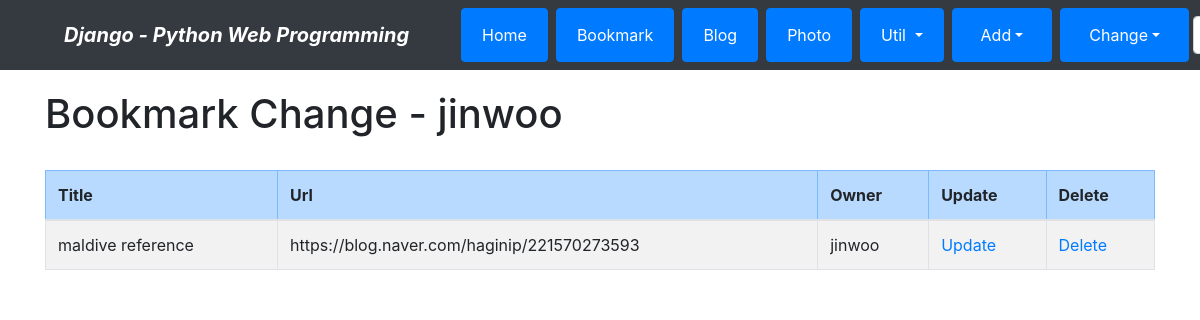
The page /bookmark/change/ (signed in) on the database as committed earlier.
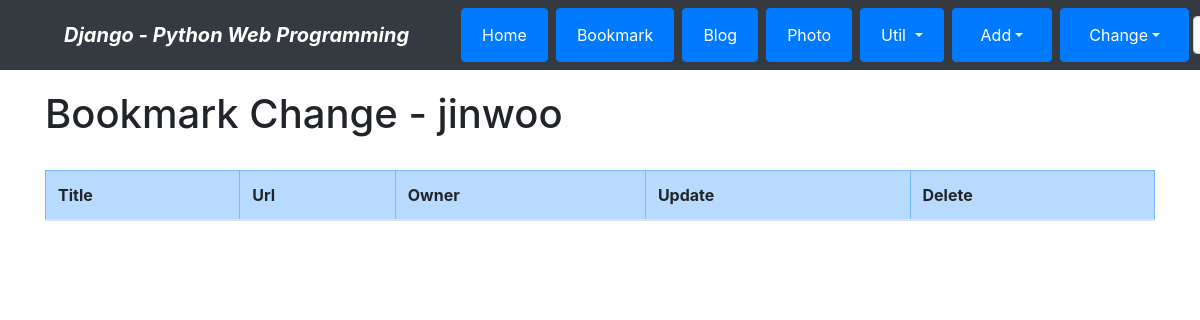
The same page on the database as committed later.
### bookmark/models.py (models this page shows, shortened)
class Bookmark(models.Model):
    title = models.CharField('TITLE',max_length=100,blank=True)
    url = models.URLField('URL',unique=True)
    owner = models.ForeignKey(User, on_delete=models.CASCADE, blank=True, null=True)

### bookmark/views.py (the view)
# urls.py: path('change/', views.BookmarkChangeLV.as_view(), name="change",),
class BookmarkChangeLV(LoginRequiredMixin, ListView):
    template_name = 'bookmark/bookmark_change_list.html'
    def get_queryset(self):
        return Bookmark.objects.filter(owner=self.request.user)

### bookmark/templates/bookmark/bookmark_change_list.html (shortened to what this page needs)
{% extends "base.html" %}
{% block content %}
<h1>Bookmark Change - {{user}}</h1>
<br>
    <table class="table table-bordered table-condensed table-striped">
        <thead>
            <tr class="table-primary">
                <th>Title</th>
                <th>Url</th>
                <th>Owner</th>
                <th>Update</th>
                <th>Delete</th>
            </tr>
        </thead>
    <tbody>
        {% for item in object_list %}
        <tr>
            <td>{{ item.title }}</td>
            <td>{{ item.url }}</td>
            <td>{{ item.owner }}</td>
            <td><a href="{% url 'bookmark:update' item.id %}">Update</a></td>
            <td><a href="{% url 'bookmark:delete' item.id %}">Delete</a></td>
        </tr>
        {% endfor %}
    </tbody>
</table>
{% endblock %}

Rows that differ between the two databases and show on the page:
removed Bookmark: title "maldive reference", url "https://blog.naver.com/haginip/221570273593", owner "jinwoo"
